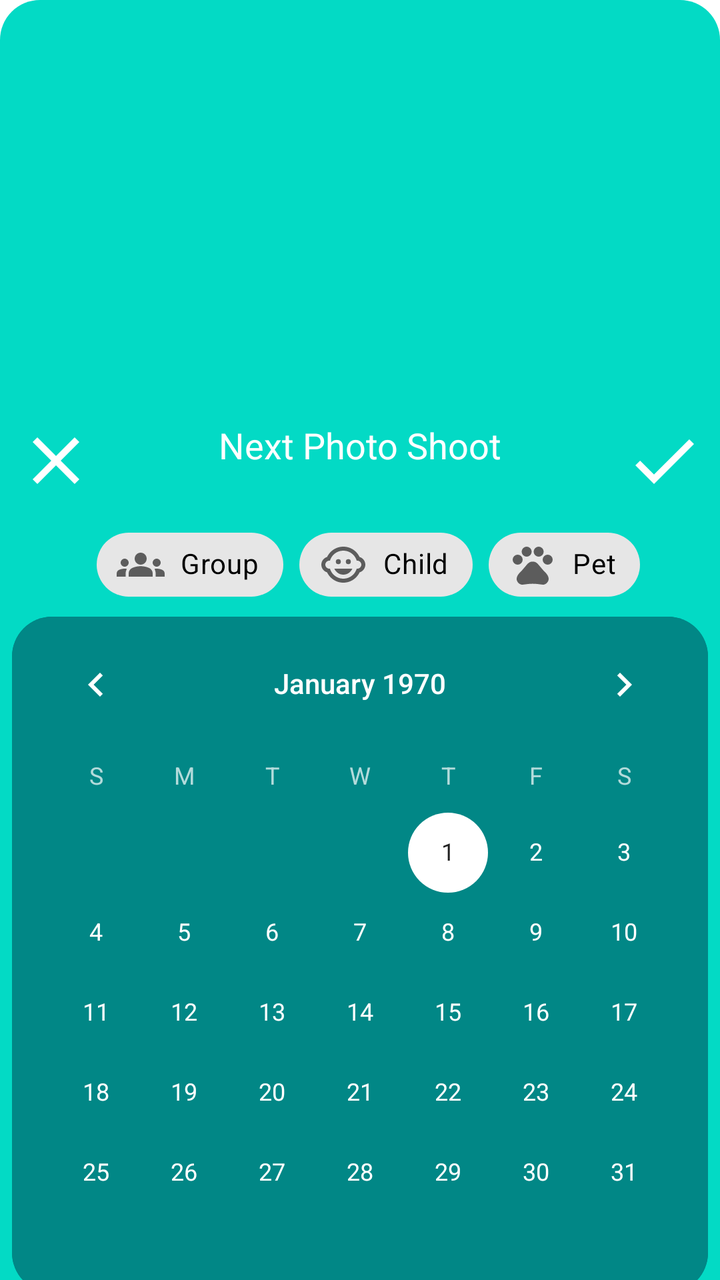
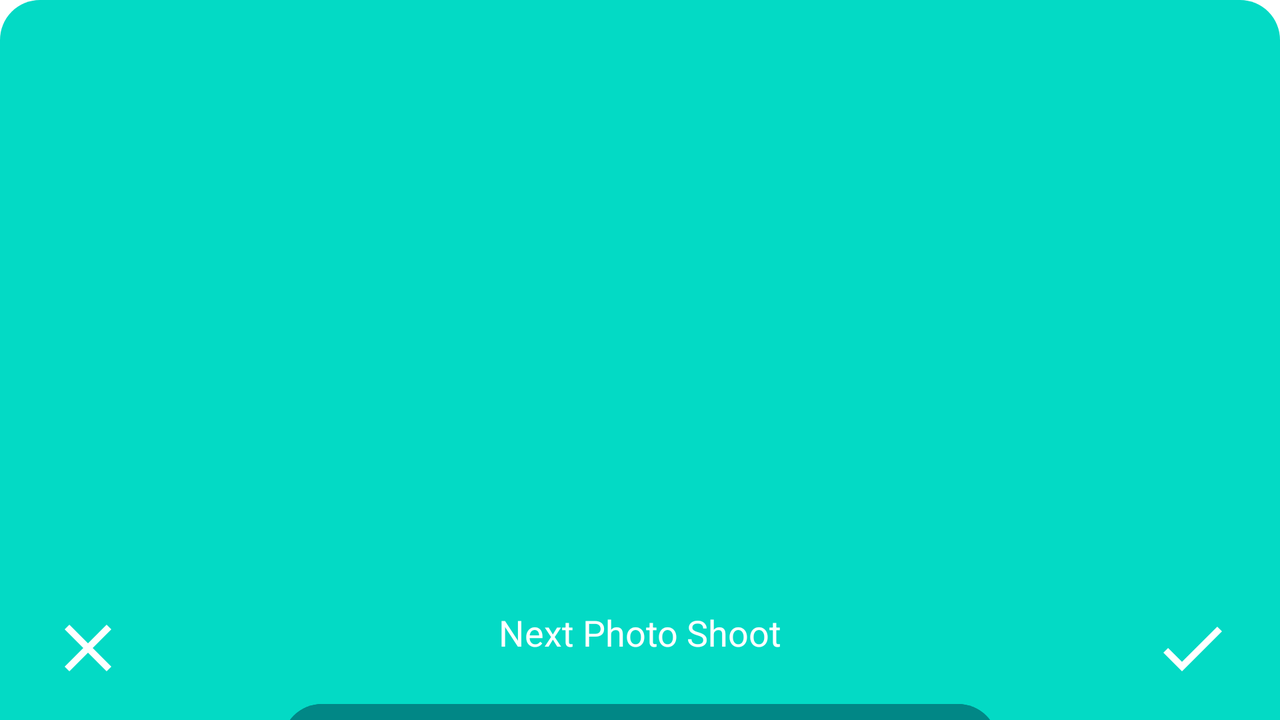

First picture: res/layout/ on a phone held upright. Second picture: the repository's own variant of that layout, on a device whose configuration matches the variant's folder. Source for both follows.
<!-- AndroidManifest.xml: application theme Theme.PhotoPrep -->
<!-- res/layout/sheet_dialog_edit_next_photo_shoot.xml -->
<?xml version="1.0" encoding="utf-8"?>
<layout xmlns:android="http://schemas.android.com/apk/res/android"
    xmlns:app="http://schemas.android.com/apk/res-auto">

    <data>

        <variable
            name="viewModel"
            type="com.vcdaniel.photoprep.ui.photoShootLocation.EditNextPhotoShootModalViewModel" />
    </data>

    <androidx.coordinatorlayout.widget.CoordinatorLayout
        android:layout_width="match_parent"
        android:layout_height="match_parent"
        android:background="@drawable/top_rounded_background"
        android:backgroundTint="?attr/colorSecondary">

        <FrameLayout
            android:id="@+id/next_photo_shoot_bottom_sheet"
            android:layout_width="match_parent"
            android:layout_height="wrap_content"
            app:layout_behavior="com.google.android.material.bottomsheet.BottomSheetBehavior">

            <androidx.constraintlayout.widget.ConstraintLayout
                android:layout_width="match_parent"
                android:layout_height="match_parent">

                <ImageButton
                    android:id="@+id/cancel_edit_button"
                    android:layout_width="@dimen/normal_button_size"
                    android:layout_height="@dimen/normal_button_size"
                    android:layout_marginStart="@dimen/normal_margin"
                    android:layout_marginTop="@dimen/normal_margin"
                    android:background="@drawable/ic_baseline_close_48"
                    android:contentDescription="@string/cancel_next_photo_shoot_changes"
                    app:layout_constraintStart_toStartOf="parent"
                    app:layout_constraintTop_toTopOf="parent" />

                <ImageButton
                    android:id="@+id/save_edit_button"
                    android:layout_width="@dimen/normal_button_size"
                    android:layout_height="@dimen/normal_button_size"
                    android:layout_marginEnd="@dimen/normal_margin"
                    android:background="@drawable/ic_baseline_check_48"
                    android:contentDescription="@string/save_next_photo_shoot_changes"
                    app:layout_constraintBottom_toBottomOf="@+id/cancel_edit_button"
                    app:layout_constraintEnd_toEndOf="parent"
                    app:layout_constraintTop_toTopOf="@+id/cancel_edit_button" />

                <TextView
                    android:id="@+id/next_photo_shoot_text"
                    android:layout_width="wrap_content"
                    android:layout_height="wrap_content"
                    android:layout_marginTop="@dimen/normal_margin"
                    android:text="@string/next_photo_shoot_title"
                    android:textAppearance="@style/TextAppearance.AppCompat.Medium"
                    android:textColor="?attr/colorOnPrimary"
                    app:layout_constraintEnd_toStartOf="@+id/save_edit_button"
                    app:layout_constraintStart_toEndOf="@+id/cancel_edit_button"
                    app:layout_constraintTop_toTopOf="parent" />

                <com.google.android.material.button.MaterialButton
                    android:id="@+id/clear_selection_button"
                    android:layout_width="wrap_content"
                    android:layout_height="wrap_content"
                    android:layout_marginBottom="@dimen/half_normal_margin"
                    android:backgroundTint="@color/teal_700"
                    android:enabled="@{viewModel.nextPhotoShootDate != 0}"
                    android:text="@string/clear_date_selection"
                    android:textSize="@dimen/small_text_size"
                    app:icon="@drawable/ic_baseline_edit_calendar_24"
                    app:layout_constraintBottom_toBottomOf="parent"
                    app:layout_constraintEnd_toEndOf="parent"
                    app:layout_constraintStart_toStartOf="parent"
                    app:layout_constraintTop_toBottomOf="@+id/next_photo_shoot_calendar" />

                <CalendarView
                    android:id="@+id/next_photo_shoot_calendar"
                    android:layout_width="wrap_content"
                    android:layout_height="wrap_content"
                    android:layout_marginTop="@dimen/mini_margin"
                    android:background="@drawable/rounded_corners_background"
                    android:date="@{viewModel.nextPhotoShootDate}"
                    android:theme="@style/CalenderViewCustom"
                    app:layout_constraintBottom_toTopOf="@+id/clear_selection_button"
                    app:layout_constraintEnd_toEndOf="parent"
                    app:layout_constraintStart_toStartOf="parent"
                    app:layout_constraintTop_toBottomOf="@+id/groupChip" />

                <com.google.android.material.chip.Chip
                    android:id="@+id/groupChip"
                    style="@style/Widget.MyApp.Chip.Dialog.Choice"
                    android:layout_width="wrap_content"
                    android:layout_height="wrap_content"
                    android:layout_marginStart="@dimen/normal_margin"
                    android:layout_marginTop="@dimen/normal_margin"
                    android:checked="@={viewModel.isGroupChecked()}"
                    android:text="@string/group_condition"
                    app:chipIcon="@drawable/ic_baseline_groups_24"
                    app:chipIconVisible="true"
                    app:layout_constraintEnd_toStartOf="@+id/childChip"
                    app:layout_constraintHorizontal_bias="0.5"
                    app:layout_constraintHorizontal_chainStyle="packed"
                    app:layout_constraintStart_toStartOf="parent"
                    app:layout_constraintTop_toBottomOf="@+id/cancel_edit_button" />

                <com.google.android.material.chip.Chip
                    android:id="@+id/childChip"
                    style="@style/Widget.MyApp.Chip.Dialog.Choice"
                    android:layout_width="wrap_content"
                    android:layout_height="wrap_content"
                    android:layout_marginStart="@dimen/normal_margin"
                    android:checked="@={viewModel.isChildChecked()}"
                    android:text="@string/child_condition"
                    app:chipIcon="@drawable/ic_baseline_child_care_24"
                    app:chipIconVisible="true"
                    app:layout_constraintEnd_toStartOf="@+id/petChip"
                    app:layout_constraintHorizontal_bias="0.5"
                    app:layout_constraintStart_toEndOf="@+id/groupChip"
                    app:layout_constraintTop_toTopOf="@+id/groupChip" />

                <com.google.android.material.chip.Chip
                    android:id="@+id/petChip"
                    style="@style/Widget.MyApp.Chip.Dialog.Choice"
                    android:layout_width="wrap_content"
                    android:layout_height="wrap_content"
                    android:layout_marginStart="@dimen/normal_margin"
                    android:checked="@={viewModel.isPetChecked()}"
                    android:text="@string/pet_condition"
                    app:chipIcon="@drawable/ic_baseline_pets_24"
                    app:chipIconVisible="true"
                    app:layout_constraintEnd_toEndOf="parent"
                    app:layout_constraintStart_toEndOf="@+id/childChip"
                    app:layout_constraintTop_toTopOf="@+id/groupChip" />

            </androidx.constraintlayout.widget.ConstraintLayout>
        </FrameLayout>
    </androidx.coordinatorlayout.widget.CoordinatorLayout>

</layout>
<!-- resources referenced by this layout -->
<resources>
  <color name="teal_700">#FF018786</color>
  <dimen name="half_normal_margin">4dp</dimen>
  <dimen name="mini_margin">2dp</dimen>
  <dimen name="normal_button_size">40dp</dimen>
  <dimen name="normal_margin">8dp</dimen>
  <dimen name="small_text_size">11sp</dimen>
  <!-- drawable ic_baseline_check_48 (drawable) -->
  <vector xmlns:android="http://schemas.android.com/apk/res/android"
      android:width="48dp"
      android:height="48dp"
      android:autoMirrored="true"
      android:tint="?attr/colorOnPrimary"
      android:viewportWidth="24"
      android:viewportHeight="24">
      <path
          android:fillColor="?attr/colorOnPrimary"
          android:pathData="M9,16.17L4.83,12l-1.42,1.41L9,19 21,7l-1.41,-1.41z" />
  </vector>
  <!-- drawable rounded_corners_background (drawable) -->
  <?xml version="1.0" encoding="utf-8"?>
  <shape xmlns:android="http://schemas.android.com/apk/res/android">
      <solid android:color="?attr/colorSecondaryVariant" />
      <corners android:radius="@dimen/large_rounded_radius" />
  </shape>
  <!-- drawable top_rounded_background (drawable) -->
  <?xml version="1.0" encoding="utf-8"?>
  <shape xmlns:android="http://schemas.android.com/apk/res/android">
      <solid android:color="@color/purple_500" />
      <corners
          android:topLeftRadius="@dimen/large_rounded_radius"
          android:topRightRadius="@dimen/large_rounded_radius" />
  </shape>
  <string name="cancel_next_photo_shoot_changes">Cancel making changes to the next photo shoot.</string>
  <string name="child_condition">Child</string>
  <string name="clear_date_selection">Clear Selection</string>
  <string name="group_condition">Group</string>
  <string name="next_photo_shoot_title">Next Photo Shoot</string>
  <string name="pet_condition">Pet</string>
  <string name="save_next_photo_shoot_changes">Save changes to the next photo shoot.</string>
  <style name="CalenderViewCustom" parent="Theme.AppCompat">
          <item name="colorAccent">@color/white</item>
          <item name="colorPrimary">@color/white</item>
      </style>
  <style name="Widget.MyApp.Chip.Dialog.Choice" parent="Widget.MaterialComponents.Chip.Choice">
          <item name="materialThemeOverlay">@style/ThemeOverlay.MyApp.Chip.Choice</item>
          <item name="chipBackgroundColor">@color/background_color_chip_state_list</item>
          <item name="android:textColor">@color/text_color_chip_state_list</item>
          <item name="iconStartPadding">@dimen/icon_padding</item>
      </style>
  <dimen name="large_rounded_radius">20dp</dimen>
  <color name="purple_500">#FF6200EE</color>
  <color name="white">#FFFFFFFF</color>
  <style name="ThemeOverlay.MyApp.Chip.Choice" parent="">
          <item name="elevationOverlayEnabled">false</item>
      </style>
  <dimen name="icon_padding">6dp</dimen>
  <color name="purple_700">#FF3700B3</color>
  <color name="teal_200">#FF03DAC5</color>
  <color name="black">#FF000000</color>
  <style name="AppBottomSheetDialogTheme" parent="Theme.Design.Light.BottomSheetDialog">
          <item name="bottomSheetStyle">@style/AppModalStyle</item>
      </style>
  <style name="Widget.MyApp.Chip.Choice" parent="Widget.MaterialComponents.Chip.Choice">
          <item name="materialThemeOverlay">@style/ThemeOverlay.MyApp.Chip.Choice</item>
          <item name="iconStartPadding">@dimen/icon_padding</item>
          <item name="chipIconTint">?attr/colorControlNormal</item>
      </style>
  <style name="AppModalStyle" parent="Widget.Design.BottomSheet.Modal">
          <item name="android:background">@drawable/top_rounded_background</item>
          <item name="chipBackgroundColor">@color/teal_200</item>
      </style>
</resources>
<!-- res/layout-land/sheet_dialog_edit_next_photo_shoot.xml (the repository's variant of the layout above) -->
<!-- drawn on the phone turned sideways -->
<?xml version="1.0" encoding="utf-8"?>
<layout xmlns:android="http://schemas.android.com/apk/res/android"
    xmlns:app="http://schemas.android.com/apk/res-auto">

    <data>

        <variable
            name="viewModel"
            type="com.vcdaniel.photoprep.ui.photoShootLocation.EditNextPhotoShootModalViewModel" />
    </data>

    <androidx.coordinatorlayout.widget.CoordinatorLayout
        android:layout_width="match_parent"
        android:layout_height="match_parent"
        android:background="@drawable/top_rounded_background"
        android:backgroundTint="?attr/colorSecondary">

        <FrameLayout
            android:id="@+id/next_photo_shoot_bottom_sheet"
            android:layout_width="match_parent"
            android:layout_height="wrap_content"
            app:layout_behavior="com.google.android.material.bottomsheet.BottomSheetBehavior">

            <androidx.constraintlayout.widget.ConstraintLayout
                android:layout_width="match_parent"
                android:layout_height="match_parent">

                <ImageButton
                    android:id="@+id/cancel_edit_button"
                    android:layout_width="@dimen/normal_button_size"
                    android:layout_height="@dimen/normal_button_size"
                    android:layout_marginStart="@dimen/extra_large_margin"
                    android:layout_marginTop="@dimen/normal_margin"
                    android:background="@drawable/ic_baseline_close_48"
                    android:contentDescription="@string/cancel_next_photo_shoot_changes"
                    app:layout_constraintStart_toStartOf="parent"
                    app:layout_constraintTop_toTopOf="parent" />

                <ImageButton
                    android:id="@+id/save_edit_button"
                    android:layout_width="@dimen/normal_button_size"
                    android:layout_height="@dimen/normal_button_size"
                    android:layout_marginEnd="@dimen/extra_large_margin"
                    android:background="@drawable/ic_baseline_check_48"
                    android:contentDescription="@string/save_next_photo_shoot_changes"
                    app:layout_constraintBottom_toBottomOf="@+id/cancel_edit_button"
                    app:layout_constraintEnd_toEndOf="parent"
                    app:layout_constraintTop_toTopOf="@+id/cancel_edit_button" />

                <TextView
                    android:id="@+id/next_photo_shoot_text"
                    android:layout_width="wrap_content"
                    android:layout_height="wrap_content"
                    android:layout_marginTop="@dimen/normal_margin"
                    android:text="@string/next_photo_shoot_title"
                    android:textAppearance="@style/TextAppearance.AppCompat.Medium"
                    android:textColor="?attr/colorOnPrimary"
                    app:layout_constraintEnd_toStartOf="@+id/save_edit_button"
                    app:layout_constraintStart_toEndOf="@+id/cancel_edit_button"
                    app:layout_constraintTop_toTopOf="parent" />

                <com.google.android.material.button.MaterialButton
                    android:id="@+id/clear_selection_button"
                    android:layout_width="wrap_content"
                    android:layout_height="wrap_content"
                    android:layout_marginStart="@dimen/normal_margin"
                    android:backgroundTint="@color/teal_700"
                    android:enabled="@{viewModel.nextPhotoShootDate != 0}"
                    android:text="@string/clear_date_selection"
                    android:textSize="@dimen/small_text_size"
                    app:icon="@drawable/ic_baseline_edit_calendar_24"
                    app:layout_constraintBottom_toBottomOf="@+id/next_photo_shoot_calendar"
                    app:layout_constraintStart_toEndOf="@+id/next_photo_shoot_calendar"
                    app:layout_constraintTop_toTopOf="@+id/next_photo_shoot_calendar" />

                <CalendarView
                    android:id="@+id/next_photo_shoot_calendar"
                    android:layout_width="wrap_content"
                    android:layout_height="wrap_content"
                    android:layout_marginTop="@dimen/normal_margin"
                    android:layout_marginBottom="@dimen/normal_margin"
                    android:background="@drawable/rounded_corners_background"
                    android:date="@{viewModel.nextPhotoShootDate}"
                    android:theme="@style/CalenderViewCustom"
                    app:layout_constraintBottom_toBottomOf="parent"
                    app:layout_constraintEnd_toEndOf="parent"
                    app:layout_constraintStart_toStartOf="parent"
                    app:layout_constraintTop_toBottomOf="@+id/save_edit_button" />

                <com.google.android.material.chip.Chip
                    android:id="@+id/groupChip"
                    style="@style/Widget.MyApp.Chip.Dialog.Choice"
                    android:layout_width="wrap_content"
                    android:layout_height="wrap_content"
                    android:layout_marginStart="@dimen/large_margin"
                    android:layout_marginEnd="@dimen/large_margin"
                    android:checked="@={viewModel.isGroupChecked()}"
                    android:text="@string/group_condition"
                    app:chipIcon="@drawable/ic_baseline_groups_24"
                    app:chipIconVisible="true"
                    app:layout_constraintBottom_toTopOf="@+id/childChip"
                    app:layout_constraintEnd_toStartOf="@id/next_photo_shoot_calendar"
                    app:layout_constraintHorizontal_bias="@fraction/next_photo_shoot_chips_horizontal_bias"
                    app:layout_constraintHorizontal_chainStyle="packed"
                    app:layout_constraintStart_toStartOf="parent"
                    app:layout_constraintTop_toBottomOf="@+id/save_edit_button"
                    app:layout_constraintVertical_chainStyle="packed" />

                <com.google.android.material.chip.Chip
                    android:id="@+id/childChip"
                    style="@style/Widget.MyApp.Chip.Dialog.Choice"
                    android:layout_width="wrap_content"
                    android:layout_height="wrap_content"
                    android:checked="@={viewModel.isChildChecked()}"
                    android:text="@string/child_condition"
                    app:chipIcon="@drawable/ic_baseline_child_care_24"
                    app:chipIconVisible="true"
                    app:layout_constraintBottom_toTopOf="@+id/petChip"
                    app:layout_constraintEnd_toEndOf="@+id/groupChip"
                    app:layout_constraintStart_toStartOf="@+id/groupChip"
                    app:layout_constraintTop_toBottomOf="@+id/groupChip" />

                <com.google.android.material.chip.Chip
                    android:id="@+id/petChip"
                    style="@style/Widget.MyApp.Chip.Dialog.Choice"
                    android:layout_width="wrap_content"
                    android:layout_height="wrap_content"
                    android:checked="@={viewModel.isPetChecked()}"
                    android:text="@string/pet_condition"
                    app:chipIcon="@drawable/ic_baseline_pets_24"
                    app:chipIconVisible="true"
                    app:layout_constraintBottom_toBottomOf="parent"
                    app:layout_constraintEnd_toEndOf="@+id/groupChip"
                    app:layout_constraintStart_toStartOf="@+id/groupChip"
                    app:layout_constraintTop_toBottomOf="@+id/childChip" />

            </androidx.constraintlayout.widget.ConstraintLayout>
        </FrameLayout>
    </androidx.coordinatorlayout.widget.CoordinatorLayout>

</layout>
<!-- resources referenced by the variant -->
<!-- as the phone turned sideways resolves them -->
<resources>
  <color name="teal_700">#FF018786</color>
  <dimen name="extra_large_margin">24dp</dimen>
  <dimen name="large_margin">16dp</dimen>
  <dimen name="normal_button_size">40dp</dimen>
  <dimen name="normal_margin">8dp</dimen>
  <dimen name="small_text_size">11sp</dimen>
  <!-- drawable ic_baseline_check_48 (drawable) -->
  <vector xmlns:android="http://schemas.android.com/apk/res/android"
      android:width="48dp"
      android:height="48dp"
      android:autoMirrored="true"
      android:tint="?attr/colorOnPrimary"
      android:viewportWidth="24"
      android:viewportHeight="24">
      <path
          android:fillColor="?attr/colorOnPrimary"
          android:pathData="M9,16.17L4.83,12l-1.42,1.41L9,19 21,7l-1.41,-1.41z" />
  </vector>
  <!-- drawable rounded_corners_background (drawable) -->
  <?xml version="1.0" encoding="utf-8"?>
  <shape xmlns:android="http://schemas.android.com/apk/res/android">
      <solid android:color="?attr/colorSecondaryVariant" />
      <corners android:radius="@dimen/large_rounded_radius" />
  </shape>
  <!-- drawable top_rounded_background (drawable) -->
  <?xml version="1.0" encoding="utf-8"?>
  <shape xmlns:android="http://schemas.android.com/apk/res/android">
      <solid android:color="@color/purple_500" />
      <corners
          android:topLeftRadius="@dimen/large_rounded_radius"
          android:topRightRadius="@dimen/large_rounded_radius" />
  </shape>
  <string name="cancel_next_photo_shoot_changes">Cancel making changes to the next photo shoot.</string>
  <string name="child_condition">Child</string>
  <string name="clear_date_selection">Clear Selection</string>
  <string name="group_condition">Group</string>
  <string name="next_photo_shoot_title">Next Photo Shoot</string>
  <string name="pet_condition">Pet</string>
  <string name="save_next_photo_shoot_changes">Save changes to the next photo shoot.</string>
  <style name="CalenderViewCustom" parent="Theme.AppCompat">
          <item name="colorAccent">@color/white</item>
          <item name="colorPrimary">@color/white</item>
      </style>
  <style name="Widget.MyApp.Chip.Dialog.Choice" parent="Widget.MaterialComponents.Chip.Choice">
          <item name="materialThemeOverlay">@style/ThemeOverlay.MyApp.Chip.Choice</item>
          <item name="chipBackgroundColor">@color/background_color_chip_state_list</item>
          <item name="android:textColor">@color/text_color_chip_state_list</item>
          <item name="iconStartPadding">@dimen/icon_padding</item>
      </style>
  <dimen name="large_rounded_radius">20dp</dimen>
  <color name="purple_500">#FF6200EE</color>
  <color name="white">#FFFFFFFF</color>
  <style name="ThemeOverlay.MyApp.Chip.Choice" parent="">
          <item name="elevationOverlayEnabled">false</item>
      </style>
  <dimen name="icon_padding">6dp</dimen>
  <color name="purple_700">#FF3700B3</color>
  <color name="teal_200">#FF03DAC5</color>
  <color name="black">#FF000000</color>
  <style name="AppBottomSheetDialogTheme" parent="Theme.Design.Light.BottomSheetDialog">
          <item name="bottomSheetStyle">@style/AppModalStyle</item>
      </style>
  <style name="Widget.MyApp.Chip.Choice" parent="Widget.MaterialComponents.Chip.Choice">
          <item name="materialThemeOverlay">@style/ThemeOverlay.MyApp.Chip.Choice</item>
          <item name="iconStartPadding">@dimen/icon_padding</item>
          <item name="chipIconTint">?attr/colorControlNormal</item>
      </style>
  <style name="AppModalStyle" parent="Widget.Design.BottomSheet.Modal">
          <item name="android:background">@drawable/top_rounded_background</item>
          <item name="chipBackgroundColor">@color/teal_200</item>
      </style>
</resources>
